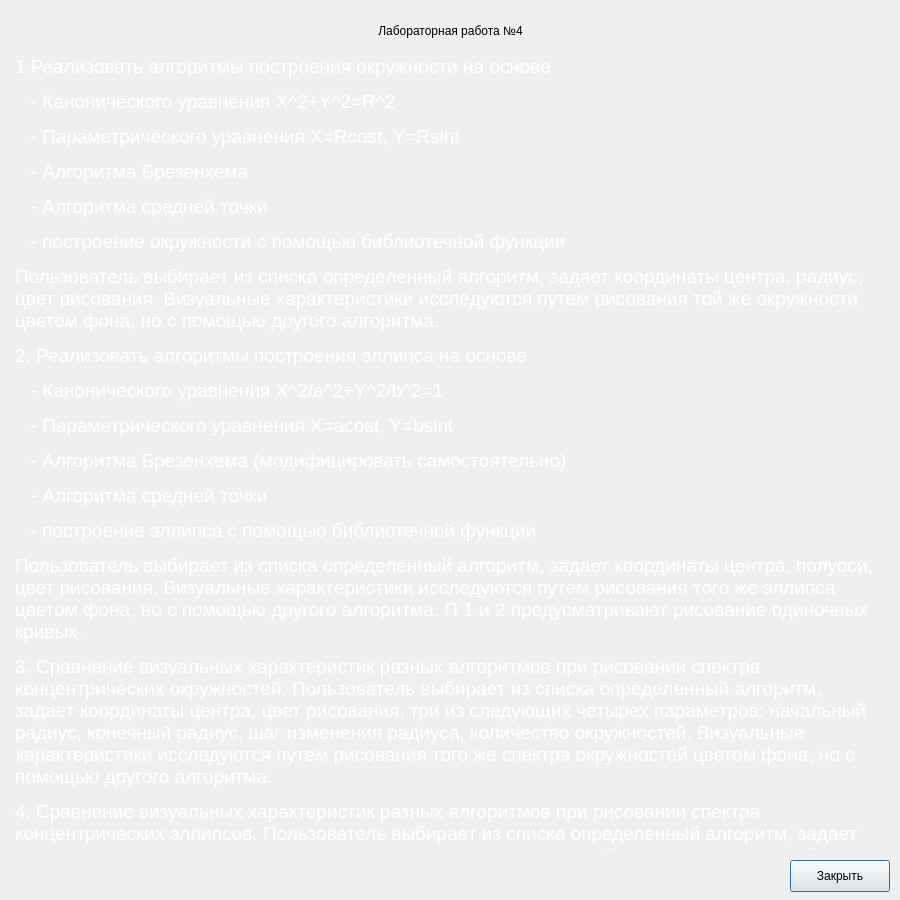
<?xml version="1.0" encoding="UTF-8"?>
<ui version="4.0">
 <class>TaskPopUp</class>
 <widget class="QDialog" name="TaskPopUp">
  <property name="geometry">
   <rect>
    <x>0</x>
    <y>0</y>
    <width>900</width>
    <height>900</height>
   </rect>
  </property>
  <property name="sizePolicy">
   <sizepolicy hsizetype="Fixed" vsizetype="Fixed">
    <horstretch>0</horstretch>
    <verstretch>0</verstretch>
   </sizepolicy>
  </property>
  <property name="minimumSize">
   <size>
    <width>900</width>
    <height>900</height>
   </size>
  </property>
  <property name="maximumSize">
   <size>
    <width>900</width>
    <height>900</height>
   </size>
  </property>
  <property name="windowTitle">
   <string>Задание</string>
  </property>
  <widget class="QPushButton" name="closeTaskButton">
   <property name="geometry">
    <rect>
     <x>790</x>
     <y>860</y>
     <width>100</width>
     <height>32</height>
    </rect>
   </property>
   <property name="text">
    <string>Закрыть</string>
   </property>
  </widget>
  <widget class="QTextEdit" name="taskTextBox">
   <property name="geometry">
    <rect>
     <x>10</x>
     <y>50</y>
     <width>871</width>
     <height>801</height>
    </rect>
   </property>
   <property name="palette">
    <palette>
     <active>
      <colorrole role="WindowText">
       <brush brushstyle="SolidPattern">
        <color alpha="255">
         <red>255</red>
         <green>255</green>
         <blue>255</blue>
        </color>
       </brush>
      </colorrole>
      <colorrole role="Button">
       <brush brushstyle="SolidPattern">
        <color alpha="0">
         <red>50</red>
         <green>50</green>
         <blue>50</blue>
        </color>
       </brush>
      </colorrole>
      <colorrole role="Light">
       <brush brushstyle="SolidPattern">
        <color alpha="0">
         <red>75</red>
         <green>75</green>
         <blue>75</blue>
        </color>
       </brush>
      </colorrole>
      <colorrole role="Midlight">
       <brush brushstyle="SolidPattern">
        <color alpha="0">
         <red>62</red>
         <green>62</green>
         <blue>62</blue>
        </color>
       </brush>
      </colorrole>
      <colorrole role="Dark">
       <brush brushstyle="SolidPattern">
        <color alpha="0">
         <red>25</red>
         <green>25</green>
         <blue>25</blue>
        </color>
       </brush>
      </colorrole>
      <colorrole role="Mid">
       <brush brushstyle="SolidPattern">
        <color alpha="0">
         <red>33</red>
         <green>33</green>
         <blue>33</blue>
        </color>
       </brush>
      </colorrole>
      <colorrole role="Text">
       <brush brushstyle="SolidPattern">
        <color alpha="255">
         <red>255</red>
         <green>255</green>
         <blue>255</blue>
        </color>
       </brush>
      </colorrole>
      <colorrole role="BrightText">
       <brush brushstyle="SolidPattern">
        <color alpha="255">
         <red>255</red>
         <green>255</green>
         <blue>255</blue>
        </color>
       </brush>
      </colorrole>
      <colorrole role="ButtonText">
       <brush brushstyle="SolidPattern">
        <color alpha="255">
         <red>255</red>
         <green>255</green>
         <blue>255</blue>
        </color>
       </brush>
      </colorrole>
      <colorrole role="Base">
       <brush brushstyle="SolidPattern">
        <color alpha="0">
         <red>0</red>
         <green>0</green>
         <blue>0</blue>
        </color>
       </brush>
      </colorrole>
      <colorrole role="Window">
       <brush brushstyle="SolidPattern">
        <color alpha="0">
         <red>50</red>
         <green>50</green>
         <blue>50</blue>
        </color>
       </brush>
      </colorrole>
      <colorrole role="Shadow">
       <brush brushstyle="SolidPattern">
        <color alpha="0">
         <red>0</red>
         <green>0</green>
         <blue>0</blue>
        </color>
       </brush>
      </colorrole>
      <colorrole role="AlternateBase">
       <brush brushstyle="SolidPattern">
        <color alpha="127">
         <red>25</red>
         <green>25</green>
         <blue>25</blue>
        </color>
       </brush>
      </colorrole>
      <colorrole role="ToolTipBase">
       <brush brushstyle="SolidPattern">
        <color alpha="255">
         <red>255</red>
         <green>255</green>
         <blue>220</blue>
        </color>
       </brush>
      </colorrole>
      <colorrole role="ToolTipText">
       <brush brushstyle="SolidPattern">
        <color alpha="255">
         <red>0</red>
         <green>0</green>
         <blue>0</blue>
        </color>
       </brush>
      </colorrole>
      <colorrole role="PlaceholderText">
       <brush brushstyle="SolidPattern">
        <color alpha="127">
         <red>255</red>
         <green>255</green>
         <blue>255</blue>
        </color>
       </brush>
      </colorrole>
      <colorrole role="Accent">
       <brush brushstyle="SolidPattern">
        <color alpha="255">
         <red>0</red>
         <green>0</green>
         <blue>0</blue>
        </color>
       </brush>
      </colorrole>
     </active>
     <inactive>
      <colorrole role="WindowText">
       <brush brushstyle="SolidPattern">
        <color alpha="255">
         <red>255</red>
         <green>255</green>
         <blue>255</blue>
        </color>
       </brush>
      </colorrole>
      <colorrole role="Button">
       <brush brushstyle="SolidPattern">
        <color alpha="0">
         <red>50</red>
         <green>50</green>
         <blue>50</blue>
        </color>
       </brush>
      </colorrole>
      <colorrole role="Light">
       <brush brushstyle="SolidPattern">
        <color alpha="0">
         <red>75</red>
         <green>75</green>
         <blue>75</blue>
        </color>
       </brush>
      </colorrole>
      <colorrole role="Midlight">
       <brush brushstyle="SolidPattern">
        <color alpha="0">
         <red>62</red>
         <green>62</green>
         <blue>62</blue>
        </color>
       </brush>
      </colorrole>
      <colorrole role="Dark">
       <brush brushstyle="SolidPattern">
        <color alpha="0">
         <red>25</red>
         <green>25</green>
         <blue>25</blue>
        </color>
       </brush>
      </colorrole>
      <colorrole role="Mid">
       <brush brushstyle="SolidPattern">
        <color alpha="0">
         <red>33</red>
         <green>33</green>
         <blue>33</blue>
        </color>
       </brush>
      </colorrole>
      <colorrole role="Text">
       <brush brushstyle="SolidPattern">
        <color alpha="255">
         <red>255</red>
         <green>255</green>
         <blue>255</blue>
        </color>
       </brush>
      </colorrole>
      <colorrole role="BrightText">
       <brush brushstyle="SolidPattern">
        <color alpha="255">
         <red>255</red>
         <green>255</green>
         <blue>255</blue>
        </color>
       </brush>
      </colorrole>
      <colorrole role="ButtonText">
       <brush brushstyle="SolidPattern">
        <color alpha="255">
         <red>255</red>
         <green>255</green>
         <blue>255</blue>
        </color>
       </brush>
      </colorrole>
      <colorrole role="Base">
       <brush brushstyle="SolidPattern">
        <color alpha="0">
         <red>0</red>
         <green>0</green>
         <blue>0</blue>
        </color>
       </brush>
      </colorrole>
      <colorrole role="Window">
       <brush brushstyle="SolidPattern">
        <color alpha="0">
         <red>50</red>
         <green>50</green>
         <blue>50</blue>
        </color>
       </brush>
      </colorrole>
      <colorrole role="Shadow">
       <brush brushstyle="SolidPattern">
        <color alpha="0">
         <red>0</red>
         <green>0</green>
         <blue>0</blue>
        </color>
       </brush>
      </colorrole>
      <colorrole role="AlternateBase">
       <brush brushstyle="SolidPattern">
        <color alpha="127">
         <red>25</red>
         <green>25</green>
         <blue>25</blue>
        </color>
       </brush>
      </colorrole>
      <colorrole role="ToolTipBase">
       <brush brushstyle="SolidPattern">
        <color alpha="255">
         <red>255</red>
         <green>255</green>
         <blue>220</blue>
        </color>
       </brush>
      </colorrole>
      <colorrole role="ToolTipText">
       <brush brushstyle="SolidPattern">
        <color alpha="255">
         <red>0</red>
         <green>0</green>
         <blue>0</blue>
        </color>
       </brush>
      </colorrole>
      <colorrole role="PlaceholderText">
       <brush brushstyle="SolidPattern">
        <color alpha="127">
         <red>255</red>
         <green>255</green>
         <blue>255</blue>
        </color>
       </brush>
      </colorrole>
      <colorrole role="Accent">
       <brush brushstyle="SolidPattern">
        <color alpha="255">
         <red>0</red>
         <green>0</green>
         <blue>0</blue>
        </color>
       </brush>
      </colorrole>
     </inactive>
     <disabled>
      <colorrole role="WindowText">
       <brush brushstyle="SolidPattern">
        <color alpha="0">
         <red>25</red>
         <green>25</green>
         <blue>25</blue>
        </color>
       </brush>
      </colorrole>
      <colorrole role="Button">
       <brush brushstyle="SolidPattern">
        <color alpha="0">
         <red>50</red>
         <green>50</green>
         <blue>50</blue>
        </color>
       </brush>
      </colorrole>
      <colorrole role="Light">
       <brush brushstyle="SolidPattern">
        <color alpha="0">
         <red>75</red>
         <green>75</green>
         <blue>75</blue>
        </color>
       </brush>
      </colorrole>
      <colorrole role="Midlight">
       <brush brushstyle="SolidPattern">
        <color alpha="0">
         <red>62</red>
         <green>62</green>
         <blue>62</blue>
        </color>
       </brush>
      </colorrole>
      <colorrole role="Dark">
       <brush brushstyle="SolidPattern">
        <color alpha="0">
         <red>25</red>
         <green>25</green>
         <blue>25</blue>
        </color>
       </brush>
      </colorrole>
      <colorrole role="Mid">
       <brush brushstyle="SolidPattern">
        <color alpha="0">
         <red>33</red>
         <green>33</green>
         <blue>33</blue>
        </color>
       </brush>
      </colorrole>
      <colorrole role="Text">
       <brush brushstyle="SolidPattern">
        <color alpha="0">
         <red>25</red>
         <green>25</green>
         <blue>25</blue>
        </color>
       </brush>
      </colorrole>
      <colorrole role="BrightText">
       <brush brushstyle="SolidPattern">
        <color alpha="255">
         <red>255</red>
         <green>255</green>
         <blue>255</blue>
        </color>
       </brush>
      </colorrole>
      <colorrole role="ButtonText">
       <brush brushstyle="SolidPattern">
        <color alpha="0">
         <red>25</red>
         <green>25</green>
         <blue>25</blue>
        </color>
       </brush>
      </colorrole>
      <colorrole role="Base">
       <brush brushstyle="SolidPattern">
        <color alpha="0">
         <red>50</red>
         <green>50</green>
         <blue>50</blue>
        </color>
       </brush>
      </colorrole>
      <colorrole role="Window">
       <brush brushstyle="SolidPattern">
        <color alpha="0">
         <red>50</red>
         <green>50</green>
         <blue>50</blue>
        </color>
       </brush>
      </colorrole>
      <colorrole role="Shadow">
       <brush brushstyle="SolidPattern">
        <color alpha="0">
         <red>0</red>
         <green>0</green>
         <blue>0</blue>
        </color>
       </brush>
      </colorrole>
      <colorrole role="AlternateBase">
       <brush brushstyle="SolidPattern">
        <color alpha="0">
         <red>50</red>
         <green>50</green>
         <blue>50</blue>
        </color>
       </brush>
      </colorrole>
      <colorrole role="ToolTipBase">
       <brush brushstyle="SolidPattern">
        <color alpha="255">
         <red>255</red>
         <green>255</green>
         <blue>220</blue>
        </color>
       </brush>
      </colorrole>
      <colorrole role="ToolTipText">
       <brush brushstyle="SolidPattern">
        <color alpha="255">
         <red>0</red>
         <green>0</green>
         <blue>0</blue>
        </color>
       </brush>
      </colorrole>
      <colorrole role="PlaceholderText">
       <brush brushstyle="SolidPattern">
        <color alpha="0">
         <red>25</red>
         <green>25</green>
         <blue>25</blue>
        </color>
       </brush>
      </colorrole>
      <colorrole role="Accent">
       <brush brushstyle="SolidPattern">
        <color alpha="0">
         <red>35</red>
         <green>35</green>
         <blue>35</blue>
        </color>
       </brush>
      </colorrole>
     </disabled>
    </palette>
   </property>
   <property name="autoFillBackground">
    <bool>false</bool>
   </property>
   <property name="frameShape">
    <enum>QFrame::StyledPanel</enum>
   </property>
   <property name="verticalScrollBarPolicy">
    <enum>Qt::ScrollBarAlwaysOff</enum>
   </property>
   <property name="horizontalScrollBarPolicy">
    <enum>Qt::ScrollBarAlwaysOff</enum>
   </property>
   <property name="readOnly">
    <bool>true</bool>
   </property>
   <property name="html">
    <string>&lt;!DOCTYPE HTML PUBLIC &quot;-//W3C//DTD HTML 4.0//EN&quot; &quot;http://www.w3.org/TR/REC-html40/strict.dtd&quot;&gt;
&lt;html&gt;&lt;head&gt;&lt;meta name=&quot;qrichtext&quot; content=&quot;1&quot; /&gt;&lt;meta charset=&quot;utf-8&quot; /&gt;&lt;style type=&quot;text/css&quot;&gt;
p, li { white-space: pre-wrap; }
hr { height: 1px; border-width: 0; }
li.unchecked::marker { content: &quot;\2610&quot;; }
li.checked::marker { content: &quot;\2612&quot;; }
&lt;/style&gt;&lt;/head&gt;&lt;body style=&quot; font-family:'.AppleSystemUIFont'; font-size:13pt; font-weight:400; font-style:normal;&quot;&gt;
&lt;p style=&quot; margin-top:12px; margin-bottom:12px; margin-left:0px; margin-right:0px; -qt-block-indent:0; text-indent:0px;&quot;&gt;&lt;span style=&quot; font-size:14pt;&quot;&gt;1.Реализовать алгоритмы построения окружности на основе &lt;/span&gt;&lt;/p&gt;
&lt;p style=&quot; margin-top:12px; margin-bottom:12px; margin-left:0px; margin-right:0px; -qt-block-indent:0; text-indent:0px;&quot;&gt;&lt;span style=&quot; font-size:14pt;&quot;&gt;   - Канонического уравнения X^2+Y^2=R^2 &lt;/span&gt;&lt;/p&gt;
&lt;p style=&quot; margin-top:12px; margin-bottom:12px; margin-left:0px; margin-right:0px; -qt-block-indent:0; text-indent:0px;&quot;&gt;&lt;span style=&quot; font-size:14pt;&quot;&gt;   - Параметрического уравнения X=Rcost, Y=Rsint &lt;/span&gt;&lt;/p&gt;
&lt;p style=&quot; margin-top:12px; margin-bottom:12px; margin-left:0px; margin-right:0px; -qt-block-indent:0; text-indent:0px;&quot;&gt;&lt;span style=&quot; font-size:14pt;&quot;&gt;   - Алгоритма Брезенхема &lt;/span&gt;&lt;/p&gt;
&lt;p style=&quot; margin-top:12px; margin-bottom:12px; margin-left:0px; margin-right:0px; -qt-block-indent:0; text-indent:0px;&quot;&gt;&lt;span style=&quot; font-size:14pt;&quot;&gt;   - Алгоритма средней точки &lt;/span&gt;&lt;/p&gt;
&lt;p style=&quot; margin-top:12px; margin-bottom:12px; margin-left:0px; margin-right:0px; -qt-block-indent:0; text-indent:0px;&quot;&gt;&lt;span style=&quot; font-size:14pt;&quot;&gt;   - построение окружности с помощью библиотечной функции &lt;/span&gt;&lt;/p&gt;
&lt;p style=&quot; margin-top:12px; margin-bottom:12px; margin-left:0px; margin-right:0px; -qt-block-indent:0; text-indent:0px;&quot;&gt;&lt;span style=&quot; font-size:14pt;&quot;&gt;Пользователь выбирает из списка определенный алгоритм, задает координаты центра, радиус, цвет рисования. Визуальные характеристики исследуются путем рисования той же окружности цветом фона, но с помощью другого алгоритма. &lt;/span&gt;&lt;/p&gt;
&lt;p style=&quot; margin-top:12px; margin-bottom:12px; margin-left:0px; margin-right:0px; -qt-block-indent:0; text-indent:0px;&quot;&gt;&lt;span style=&quot; font-size:14pt;&quot;&gt;2. Реализовать алгоритмы построения эллипса на основе &lt;/span&gt;&lt;/p&gt;
&lt;p style=&quot; margin-top:12px; margin-bottom:12px; margin-left:0px; margin-right:0px; -qt-block-indent:0; text-indent:0px;&quot;&gt;&lt;span style=&quot; font-size:14pt;&quot;&gt;   - Канонического уравнения X^2/a^2+Y^2/b^2=1 &lt;/span&gt;&lt;/p&gt;
&lt;p style=&quot; margin-top:12px; margin-bottom:12px; margin-left:0px; margin-right:0px; -qt-block-indent:0; text-indent:0px;&quot;&gt;&lt;span style=&quot; font-size:14pt;&quot;&gt;   - Параметрического уравнения X=acost, Y=bsint &lt;/span&gt;&lt;/p&gt;
&lt;p style=&quot; margin-top:12px; margin-bottom:12px; margin-left:0px; margin-right:0px; -qt-block-indent:0; text-indent:0px;&quot;&gt;&lt;span style=&quot; font-size:14pt;&quot;&gt;   - Алгоритма Брезенхема (модифицировать самостоятельно) &lt;/span&gt;&lt;/p&gt;
&lt;p style=&quot; margin-top:12px; margin-bottom:12px; margin-left:0px; margin-right:0px; -qt-block-indent:0; text-indent:0px;&quot;&gt;&lt;span style=&quot; font-size:14pt;&quot;&gt;   - Алгоритма средней точки &lt;/span&gt;&lt;/p&gt;
&lt;p style=&quot; margin-top:12px; margin-bottom:12px; margin-left:0px; margin-right:0px; -qt-block-indent:0; text-indent:0px;&quot;&gt;&lt;span style=&quot; font-size:14pt;&quot;&gt;   - построение эллипса с помощью библиотечной функции &lt;/span&gt;&lt;/p&gt;
&lt;p style=&quot; margin-top:12px; margin-bottom:12px; margin-left:0px; margin-right:0px; -qt-block-indent:0; text-indent:0px;&quot;&gt;&lt;span style=&quot; font-size:14pt;&quot;&gt;Пользователь выбирает из списка определенный алгоритм, задает координаты центра, полуоси, цвет рисования. Визуальные характеристики исследуются путем рисования того же эллипса цветом фона, но с помощью другого алгоритма. П 1 и 2 предусматривают рисование одиночных кривых. &lt;/span&gt;&lt;/p&gt;
&lt;p style=&quot; margin-top:12px; margin-bottom:12px; margin-left:0px; margin-right:0px; -qt-block-indent:0; text-indent:0px;&quot;&gt;&lt;span style=&quot; font-size:14pt;&quot;&gt;3. Сравнение визуальных характеристик разных алгоритмов при рисовании спектра концентрических окружностей. Пользователь выбирает из списка определенный алгоритм, задает координаты центра, цвет рисования, три из следующих четырех параметров: начальный радиус, конечный радиус, шаг изменения радиуса, количество окружностей. Визуальные характеристики исследуются путем рисования того же спектра окружностей цветом фона, но с помощью другого алгоритма. &lt;/span&gt;&lt;/p&gt;
&lt;p style=&quot; margin-top:12px; margin-bottom:12px; margin-left:0px; margin-right:0px; -qt-block-indent:0; text-indent:0px;&quot;&gt;&lt;span style=&quot; font-size:14pt;&quot;&gt;4. Сравнение визуальных характеристик разных алгоритмов при рисовании спектра концентрических эллипсов. Пользователь выбирает из списка определенный алгоритм, задает координаты центра, цвет рисования, начальные значения полуосей, шаг изменения одной из полуосей, количество эллипсов. Визуальные характеристики исследуются путем рисования того же спектра эллипсов цветом фона, но с помощью другого алгоритма. &lt;/span&gt;&lt;/p&gt;&lt;/body&gt;&lt;/html&gt;</string>
   </property>
   <property name="placeholderText">
    <string/>
   </property>
  </widget>
  <widget class="QLabel" name="labInfoLabel">
   <property name="geometry">
    <rect>
     <x>10</x>
     <y>10</y>
     <width>881</width>
     <height>41</height>
    </rect>
   </property>
   <property name="text">
    <string>Лабораторная работа №4</string>
   </property>
   <property name="alignment">
    <set>Qt::AlignCenter</set>
   </property>
  </widget>
 </widget>
 <resources/>
 <connections/>
</ui>
